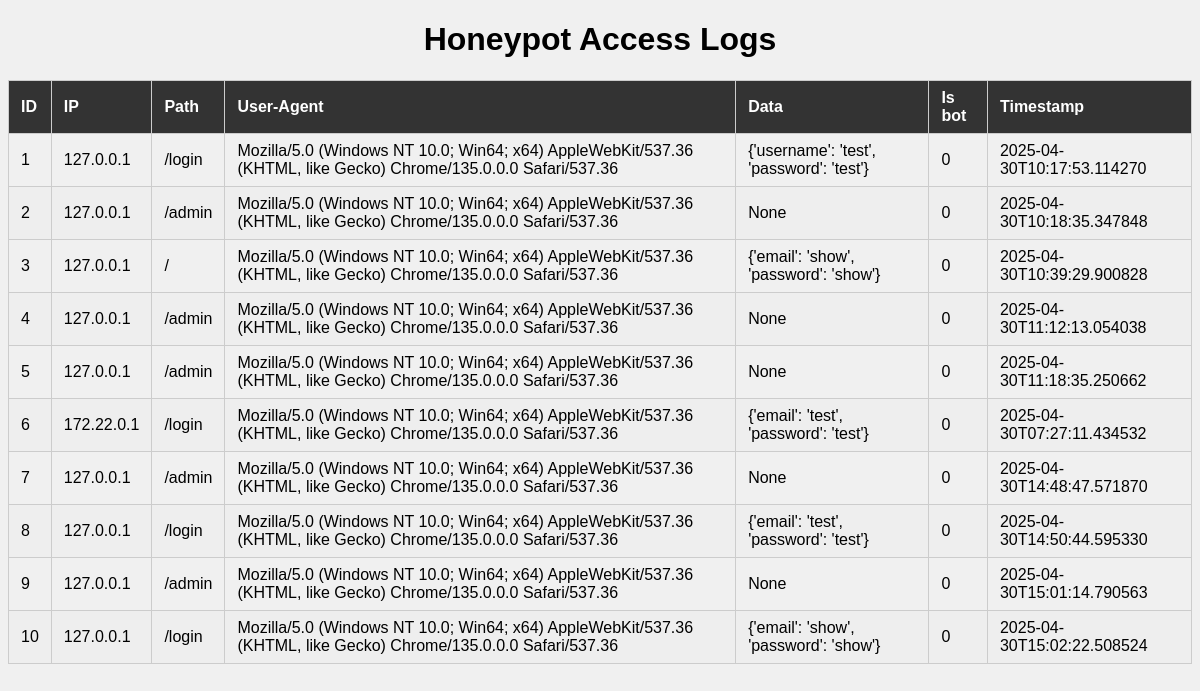
Page /logs on the committed database.
### tables this page shows
CREATE TABLE logs (
            id INTEGER PRIMARY KEY AUTOINCREMENT,
            ip TEXT,
            endpoint TEXT,
            user_agent TEXT,
            data TEXT,
            timestamp TEXT
        , is_bot INTEGER DEFAULT 0);

### app.py (the view)
@app.route('/logs', methods=['GET'])
def logged():
    logs = get_logs()
    return render_template('logs.html',logs = logs)

### logger/logger.py (called while the page is built)
def get_logs():
    conn = sqlite3.connect('database/honeypot.db')
    c = conn.cursor()
    c.execute('SELECT * FROM logs')
    logs = c.fetchall()
    conn.close()
    return logs

### templates/logs.html (shortened to what this page needs)
<!DOCTYPE html>
<html>
<head>
</head>
<body>
    <h1>Honeypot Access Logs</h1>
    <table>
        <thead>
            <tr>
                <th>ID</th>
                <th>IP</th>
                <th>Path</th>
                <th>User-Agent</th>
                <th>Data</th>
                <th>Is bot</th>
                <th>Timestamp</th>
            </tr>
        </thead>
        <tbody>
            {% for log in logs %}
            <tr>
                <td>{{ log[0] }}</td>
                <td>{{ log[1] }}</td>
                <td>{{ log[2] }}</td>
                <td>{{ log[3] }}</td>
                <td>{{ log[4] }}</td>
                <td>{{ log[6] }}</td>
                <td>{{ log[5] }}</td>
            </tr>
            {% endfor %}
        </tbody>
    </table>
</body>
</html>

### templates/logs.html (style rules this page uses)
body { font-family: Arial; background: #f0f0f0; }
table { border-collapse: collapse; width: 100%; margin-top: 20px; }
th, td { padding: 8px 12px; border: 1px solid #ccc; text-align: left; }
th { background: #333; color: white; }
tr:nth-child(even) { background: #eee; }
h1 { text-align: center; }

### rows in the picture
logs: id "1", ip "127.0.0.1", endpoint "/login", user_agent "Mozilla/5.0 (Windows NT 10.0; Win64; x64) AppleWebKit/537.36 (KHTML, like Gecko) Chrome/135.0.0.0 Safari/537.36", data "{'username': 'test', 'password': 'test'}", is_bot "0", timestamp "2025-04-30T10:17:53.114270"
logs: id "2", ip "127.0.0.1", endpoint "/admin", user_agent "Mozilla/5.0 (Windows NT 10.0; Win64; x64) AppleWebKit/537.36 (KHTML, like Gecko) Chrome/135.0.0.0 Safari/537.36", data "None", is_bot "0", timestamp "2025-04-30T10:18:35.347848"
logs: id "3", ip "127.0.0.1", endpoint "/", user_agent "Mozilla/5.0 (Windows NT 10.0; Win64; x64) AppleWebKit/537.36 (KHTML, like Gecko) Chrome/135.0.0.0 Safari/537.36", data "{'email': 'show', 'password': 'show'}", is_bot "0", timestamp "2025-04-30T10:39:29.900828"
logs: id "4", ip "127.0.0.1", endpoint "/admin", user_agent "Mozilla/5.0 (Windows NT 10.0; Win64; x64) AppleWebKit/537.36 (KHTML, like Gecko) Chrome/135.0.0.0 Safari/537.36", data "None", is_bot "0", timestamp "2025-04-30T11:12:13.054038"
logs: id "5", ip "127.0.0.1", endpoint "/admin", user_agent "Mozilla/5.0 (Windows NT 10.0; Win64; x64) AppleWebKit/537.36 (KHTML, like Gecko) Chrome/135.0.0.0 Safari/537.36", data "None", is_bot "0", timestamp "2025-04-30T11:18:35.250662"
logs: id "6", ip "172.22.0.1", endpoint "/login", user_agent "Mozilla/5.0 (Windows NT 10.0; Win64; x64) AppleWebKit/537.36 (KHTML, like Gecko) Chrome/135.0.0.0 Safari/537.36", data "{'email': 'test', 'password': 'test'}", is_bot "0", timestamp "2025-04-30T07:27:11.434532"
logs: id "7", ip "127.0.0.1", endpoint "/admin", user_agent "Mozilla/5.0 (Windows NT 10.0; Win64; x64) AppleWebKit/537.36 (KHTML, like Gecko) Chrome/135.0.0.0 Safari/537.36", data "None", is_bot "0", timestamp "2025-04-30T14:48:47.571870"
logs: id "8", ip "127.0.0.1", endpoint "/login", user_agent "Mozilla/5.0 (Windows NT 10.0; Win64; x64) AppleWebKit/537.36 (KHTML, like Gecko) Chrome/135.0.0.0 Safari/537.36", data "{'email': 'test', 'password': 'test'}", is_bot "0", timestamp "2025-04-30T14:50:44.595330"
logs: id "9", ip "127.0.0.1", endpoint "/admin", user_agent "Mozilla/5.0 (Windows NT 10.0; Win64; x64) AppleWebKit/537.36 (KHTML, like Gecko) Chrome/135.0.0.0 Safari/537.36", data "None", is_bot "0", timestamp "2025-04-30T15:01:14.790563"
logs: id "10", ip "127.0.0.1", endpoint "/login", user_agent "Mozilla/5.0 (Windows NT 10.0; Win64; x64) AppleWebKit/537.36 (KHTML, like Gecko) Chrome/135.0.0.0 Safari/537.36", data "{'email': 'show', 'password': 'show'}", is_bot "0", timestamp "2025-04-30T15:02:22.508524"
